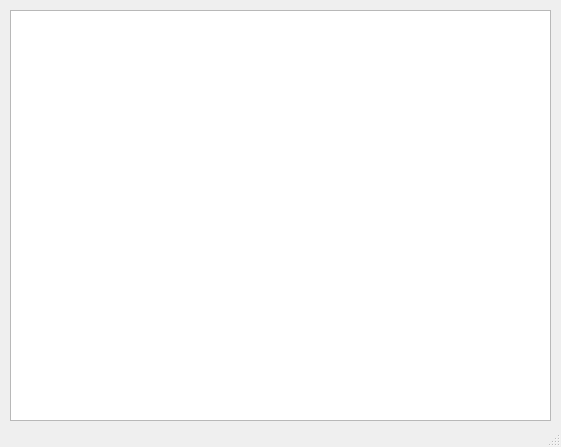
<?xml version="1.0" encoding="UTF-8"?>
<ui version="4.0">
 <class>MainWindow</class>
 <widget class="QMainWindow" name="MainWindow">
  <property name="geometry">
   <rect>
    <x>0</x>
    <y>0</y>
    <width>561</width>
    <height>447</height>
   </rect>
  </property>
  <property name="windowTitle">
   <string>Эспрессо</string>
  </property>
  <widget class="QWidget" name="centralwidget">
   <widget class="QTableView" name="tableView">
    <property name="geometry">
     <rect>
      <x>10</x>
      <y>10</y>
      <width>541</width>
      <height>411</height>
     </rect>
    </property>
   </widget>
  </widget>
  <widget class="QStatusBar" name="statusbar"/>
 </widget>
 <resources/>
 <connections/>
</ui>
